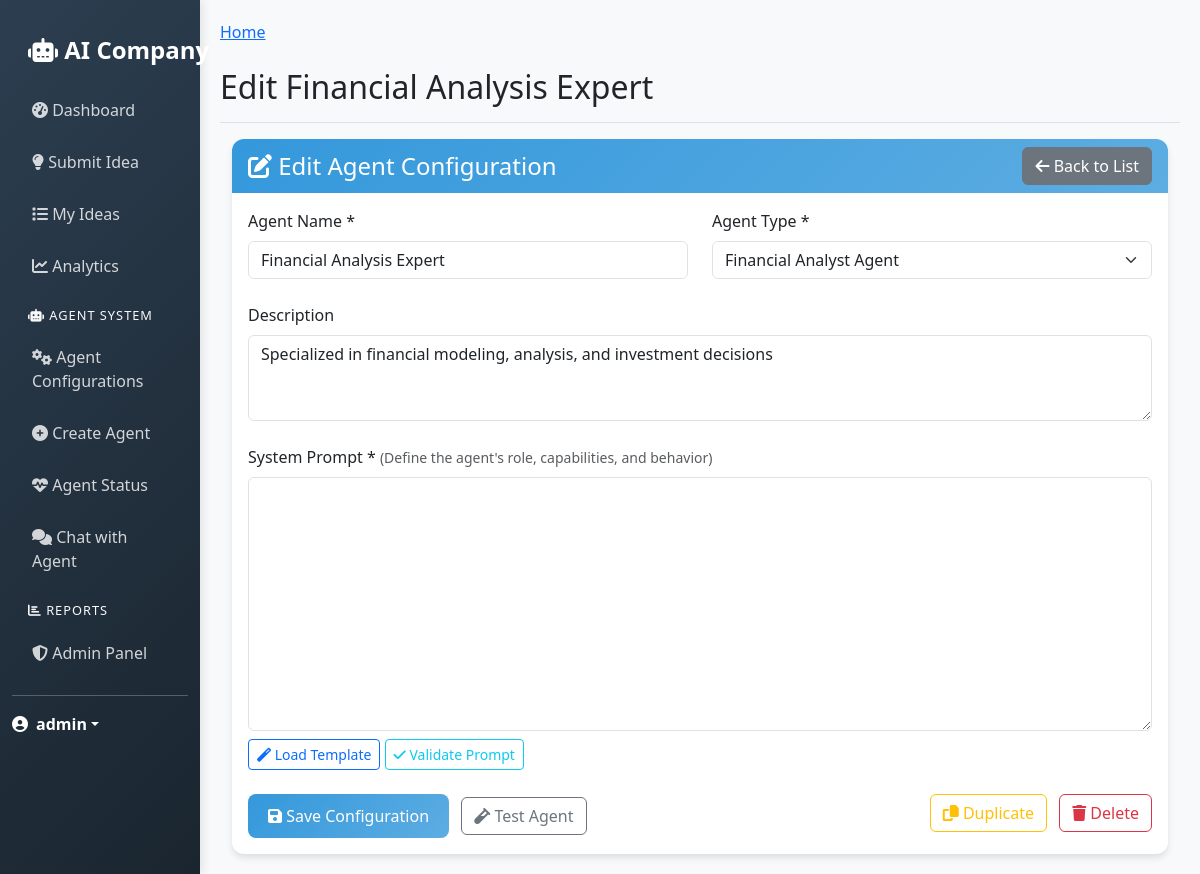
The page /agents/edit/2/ (signed in) on the database its author committed.
### agent_system/models.py (models this page shows, shortened)
class AgentConfiguration(models.Model):
    AGENT_TYPES = [
        ('CEO', 'CEO Agent'),
        ('MARKET_RESEARCH', 'Market Research Agent'),
        ('FINANCIAL_ANALYST', 'Financial Analyst Agent'),
        ('TECHNICAL_LEAD', 'Technical Lead Agent'),
        ('RISK_ANALYST', 'Risk Analyst Agent'),
        ('MARKETING_STRATEGIST', 'Marketing Strategist Agent'),
        ('IDEA_GENERATOR', 'Idea Generator Agent'),
    ]
    STATUS_CHOICES = [
        ('active', 'Active'),
        ('inactive', 'Inactive'),
        ('maintenance', 'Under Maintenance'),
        ('testing', 'Testing'),
    ]
    agent_type = models.CharField(max_length=50, choices=AGENT_TYPES, unique=True)
    name = models.CharField(max_length=100)
    description = models.TextField()
    version = models.CharField(max_length=20, default="1.0.0")
    status = models.CharField(max_length=20, choices=STATUS_CHOICES, default='active')
    llm_provider = models.ForeignKey(LLMProvider, on_delete=models.CASCADE)
    model_name = models.CharField(max_length=100, help_text="Specific model to use")
    temperature = models.FloatField(default=0.7, validators=[MinValueValidator(0.0), MaxValueValidator(2.0)])
    max_tokens = models.IntegerField(default=4000)
    top_p = models.FloatField(default=1.0, validators=[MinValueValidator(0.0), MaxValueValidator(1.0)])
    frequency_penalty = models.FloatField(default=0.0, validators=[MinValueValidator(-2.0), MaxValueValidator(2.0)])
    presence_penalty = models.FloatField(default=0.0, validators=[MinValueValidator(-2.0), MaxValueValidator(2.0)])
    capabilities = models.JSONField(default=list, help_text="List of agent capabilities")
    required_data_sources = models.JSONField(default=list)
    tags = models.JSONField(default=list, help_text="Tags for categorization")
    timeout_seconds = models.IntegerField(default=30)
    max_retries = models.IntegerField(default=3)
    retry_delay_seconds = models.IntegerField(default=5)
    created_by = models.ForeignKey(User, on_delete=models.SET_NULL, null=True, related_name='created_agents')
    updated_by = models.ForeignKey(User, on_delete=models.SET_NULL, null=True, related_name='updated_agents')
    created_at = models.DateTimeField(auto_now_add=True)
    updated_at = models.DateTimeField(auto_now=True)
    class Meta:
        ordering = ['agent_type']

### agent_system/views.py (the view, shortened to what this page needs)
# urls.py: path('edit/<int:config_id>/', views.config_edit, name='config_edit'),
@login_required
def config_edit(request, config_id):
    config = get_object_or_404(AgentConfiguration, id=config_id)
    system_prompt_template = config.prompt_templates.filter(
        prompt_type='system',
        is_active=True
    ).first()
    context = {
        'config': config,
        'agent_types': AgentConfiguration.AGENT_TYPES,
        'llm_providers': LLMProvider.objects.filter(is_active=True),
        'system_prompt': system_prompt_template.template if system_prompt_template else '',
        'capabilities_str': ', '.join(config.capabilities) if config.capabilities else '',
        'title': f'Edit {config.name}'
    }
    return render(request, 'agent_system/config_edit.html', context)

### agent_system/templates/agent_system/config_edit.html (shortened to what this page needs)
{% extends 'base.html' %}
{% load static %}
{% block content %}
<div class="container-fluid">
    <div class="row">
        <div class="col-12">
            <div class="card">
                <div class="card-header d-flex justify-content-between align-items-center">
                    <h4 class="mb-0">
                        <i class="fas fa-edit"></i> Edit Agent Configuration
                    </h4>
                    <a href="{% url 'agent_system:config_list' %}" class="btn btn-secondary">
                        <i class="fas fa-arrow-left"></i> Back to List
                    </a>
                </div>
                <div class="card-body">
                    <form method="post" id="configForm">
                        <div class="row mb-4">
                            <div class="col-md-6">
                                <div class="form-group">
                                    <label for="name" class="form-label">Agent Name *</label>
                                    <input type="text" class="form-control" id="name" name="name"
                                           value="{{ config.name }}" required>
                                </div>
                            </div>
                            <div class="col-md-6">
                                <div class="form-group">
                                    <label for="agent_type" class="form-label">Agent Type *</label>
                                    <select class="form-select" id="agent_type" name="agent_type" required>
                                        {% for type_key, type_name in agent_types %}
                                            <option value="{{ type_key }}"
                                                    {% if config.agent_type == type_key %}selected{% endif %}>
                                                {{ type_name }}
                                            </option>
                                        {% endfor %}
                                    </select>
                                </div>
                            </div>
                        </div>
                        <div class="row mb-4">
                            <div class="col-12">
                                <div class="form-group">
                                    <label for="description" class="form-label">Description</label>
                                    <textarea class="form-control" id="description" name="description"
                                              rows="3">{{ config.description }}</textarea>
                                </div>
                            </div>
                        </div>
                        <div class="row mb-4">
                            <div class="col-12">
                                <div class="form-group">
                                    <label for="system_prompt" class="form-label">
                                        System Prompt *
                                        <small class="text-muted">
                                            (Define the agent's role, capabilities, and behavior)
                                        </small>
                                    </label>
                                    <div class="position-relative">
                                        <textarea class="form-control" id="system_prompt" name="system_prompt"
                                                  rows="10" required>{{ config.system_prompt }}</textarea>
                                        <div class="mt-2">
                                            <button type="button" class="btn btn-sm btn-outline-primary"
                                                    onclick="loadTemplate()">
                                                <i class="fas fa-magic"></i> Load Template
                                            </button>
                                            <button type="button" class="btn btn-sm btn-outline-info"
                                                    onclick="validatePrompt()">
                                                <i class="fas fa-check"></i> Validate Prompt
                                            </button>
                                        </div>
                                    </div>
                                </div>
                            </div>
                        </div>
                        <div class="row">
                            <div class="col-12">
                                <div class="d-flex justify-content-between">
                                    <div>
                                        <button type="submit" class="btn btn-primary me-2">
                                            <i class="fas fa-save"></i> Save Configuration
                                        </button>
                                        <button type="button" class="btn btn-outline-secondary"
                                                onclick="testAgent()">
                                            <i class="fas fa-vial"></i> Test Agent
                                        </button>
                                    </div>
                                    <div>
                                        <button type="button" class="btn btn-outline-warning me-2"
                                                onclick="duplicateConfig()">
                                            <i class="fas fa-copy"></i> Duplicate
                                        </button>
                                        <button type="button" class="btn btn-outline-danger"
                                                onclick="deleteConfig()">
                                            <i class="fas fa-trash"></i> Delete
                                        </button>
                                    </div>
                                </div>
                            </div>
                        </div>
                    </form>
                </div>
            </div>
        </div>
    </div>
</div>
{% endblock %}

### templates/base.html (shortened to what this page needs)
<!DOCTYPE html>
<html lang="en">
<head>
    <link href="https://cdn.jsdelivr.net/npm/bootstrap@5.3.0/dist/css/bootstrap.min.css" rel="stylesheet">
    <link href="https://cdnjs.cloudflare.com/ajax/libs/font-awesome/6.4.0/css/all.min.css" rel="stylesheet">
</head>
<body>
    <div class="container-fluid">
        <div class="row">
            <nav class="col-lg-2 d-lg-block sidebar" id="sidebar">
                <div class="position-sticky pt-3">
                    <a href="{% url 'dashboard:dashboard' %}" class="navbar-brand d-none d-lg-block text-white text-decoration-none p-3">
                        <i class="fas fa-robot"></i> AI Company
                    </a>
                    <ul class="nav flex-column">
                        <li class="nav-item">
                            <a class="nav-link {% if request.resolver_match.url_name == 'dashboard' %}active{% endif %}"
                               href="{% url 'dashboard:dashboard' %}">
                                <i class="fas fa-tachometer-alt"></i> Dashboard
                            </a>
                        </li>
                        <li class="nav-item">
                            <a class="nav-link {% if request.resolver_match.url_name == 'submit_idea' %}active{% endif %}"
                               href="{% url 'dashboard:submit_idea' %}">
                                <i class="fas fa-lightbulb"></i> Submit Idea
                            </a>
                        </li>
                        <li class="nav-item">
                            <a class="nav-link {% if request.resolver_match.url_name == 'ideas_list' %}active{% endif %}"
                               href="{% url 'dashboard:ideas_list' %}">
                                <i class="fas fa-list"></i> My Ideas
                            </a>
                        </li>
                        <li class="nav-item">
                            <a class="nav-link {% if request.resolver_match.url_name == 'analytics' %}active{% endif %}"
                               href="{% url 'dashboard:analytics' %}">
                                <i class="fas fa-chart-line"></i> Analytics
                            </a>
                        </li>
                        <li class="nav-item mt-3">
                            <h6 class="text-light text-uppercase px-3 mb-2" style="font-size: 0.8em; letter-spacing: 1px;">
                                <i class="fas fa-robot"></i> Agent System
                            </h6>
                        </li>
                        <li class="nav-item">
                            <a class="nav-link {% if 'agent_system:config_list' in request.resolver_match.url_name %}active{% endif %}"
                               href="{% url 'agent_system:config_list' %}">
                                <i class="fas fa-cogs"></i> Agent Configurations
                            </a>
                        </li>
                        <li class="nav-item">
                            <a class="nav-link {% if 'agent_system:config_create' in request.resolver_match.url_name %}active{% endif %}"
                               href="{% url 'agent_system:config_create' %}">
                                <i class="fas fa-plus-circle"></i> Create Agent
                            </a>
                        </li>
                        <li class="nav-item">
                            <a class="nav-link {% if 'agent_system:agent_status' in request.resolver_match.url_name %}active{% endif %}"
                               href="{% url 'agent_system:agent_status' %}">
                                <i class="fas fa-heartbeat"></i> Agent Status
                            </a>
                        </li>
                        <li class="nav-item">
                            <a class="nav-link" href="#" onclick="showAgentQuickSelect()">
                                <i class="fas fa-comments"></i> Chat with Agent
                            </a>
                        </li>
                        <li class="nav-item mt-3">
                            <h6 class="text-light text-uppercase px-3 mb-2" style="font-size: 0.8em; letter-spacing: 1px;">
                                <i class="fas fa-chart-bar"></i> Reports
                            </h6>
                        </li>
                        {% if user.is_staff %}
                        <li class="nav-item">
                            <a class="nav-link" href="{% url 'admin:index' %}">
                                <i class="fas fa-shield-alt"></i> Admin Panel
                            </a>
                        </li>
                        {% endif %}
                    </ul>
                    <hr class="text-light">
                    <div class="dropdown">
                        <a href="#" class="d-flex align-items-center text-white text-decoration-none dropdown-toggle"
                           id="dropdownUser" data-bs-toggle="dropdown">
                            <i class="fas fa-user-circle me-2"></i>
                            <strong>{{ user.get_full_name|default:user.username }}</strong>
                        </a>
                    </div>
                </div>
            </nav>
            <main class="col-lg-10 ms-lg-auto main-content">
                <div class="pt-3 pt-lg-0">
                    <nav aria-label="breadcrumb" class="mb-4">
                        <ol class="breadcrumb">
                            <li class="breadcrumb-item"><a href="{% url 'dashboard:dashboard' %}">Home</a></li>
                        </ol>
                    </nav>
                    <div class="d-flex justify-content-between flex-wrap flex-md-nowrap align-items-center pb-2 mb-3 border-bottom">
                        <h1 class="h2">{% block page_title %}{{ title }}{% endblock %}</h1>
                    </div>
                    <div class="fade-in">
                        {% block content %}{% endblock %}
                    </div>
                </div>
            </main>
        </div>
    </div>
</body>
</html>

### templates/base.html (style rules this page uses)
:root { --primary-color: #2c3e50; --secondary-color: #3498db; --accent-color: #e74c3c; --success-color: #27ae60; --warning-color: #f39c12; --dark-color: #1a252f; --light-color: #ecf0f1; }
body { background-color: #f8f9fa; font-family: 'Segoe UI', Tahoma, Geneva, Verdana, sans-serif; }
.sidebar { background: linear-gradient(135deg, var(--primary-color), var(--dark-color)); min-height: 100vh; box-shadow: 2px 0 10px rgba(0,0,0,0.1); }
.sidebar .nav-link { color: rgba(255,255,255,0.8); padding: 12px 20px; margin: 2px 0; border-radius: 8px; transition: all 0.3s ease; }
.main-content { padding: 20px; }
.card { border: none; border-radius: 12px; box-shadow: 0 4px 6px rgba(0,0,0,0.1); transition: transform 0.2s ease, box-shadow 0.2s ease; }
.card-header { background: linear-gradient(135deg, var(--secondary-color), #5dade2); color: white; border-radius: 12px 12px 0 0 !important; border: none; }
.btn-primary { background: linear-gradient(135deg, var(--secondary-color), #5dade2); border: none; border-radius: 8px; padding: 10px 20px; transition: all 0.3s ease; }
.navbar-brand { font-weight: 700; font-size: 1.5em; }
.fade-in { animation: fadeIn 0.5s ease-in; }

### rows shown on the page
AgentConfiguration: name "Financial Analysis Expert", agent_type "Financial Analyst Agent", description "Specialized in financial modeling, analysis, and investment decisions"

### other values the page prints
{{ user.get_full_name|default:user.username }} "admin"
{{ title }} "Edit Financial Analysis Expert"
